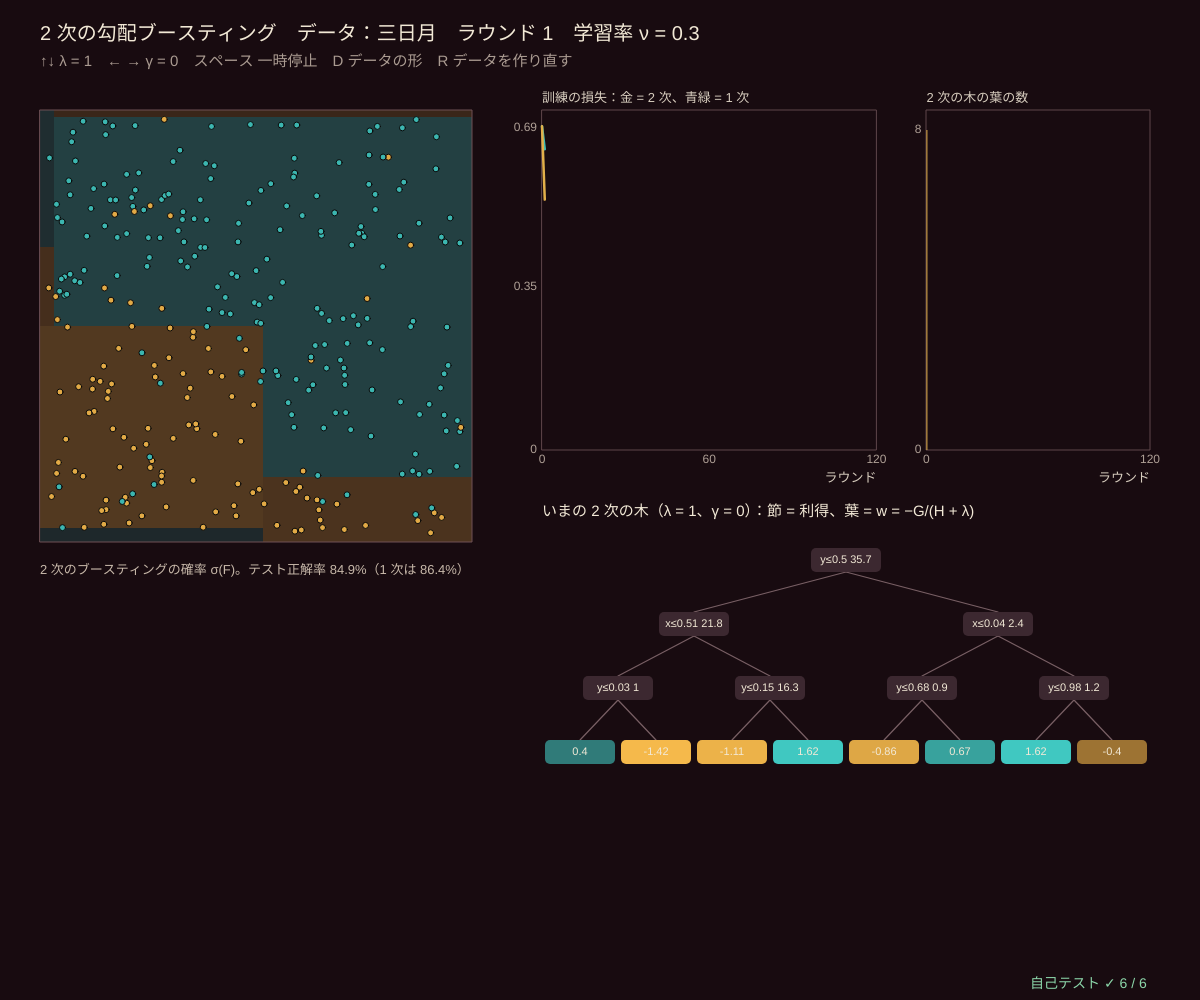
Frame 1 (no input)
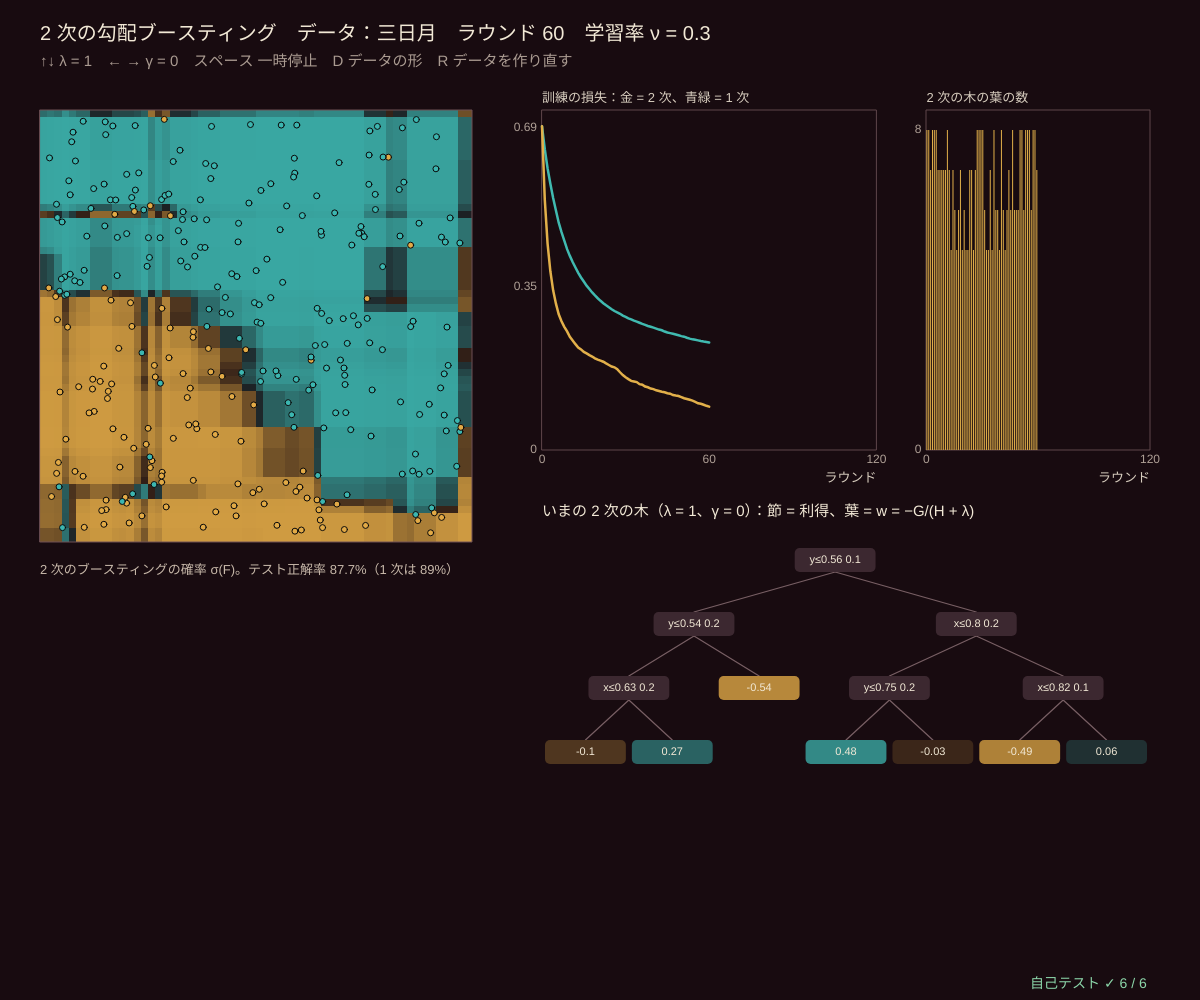
Frame 60 (no input)
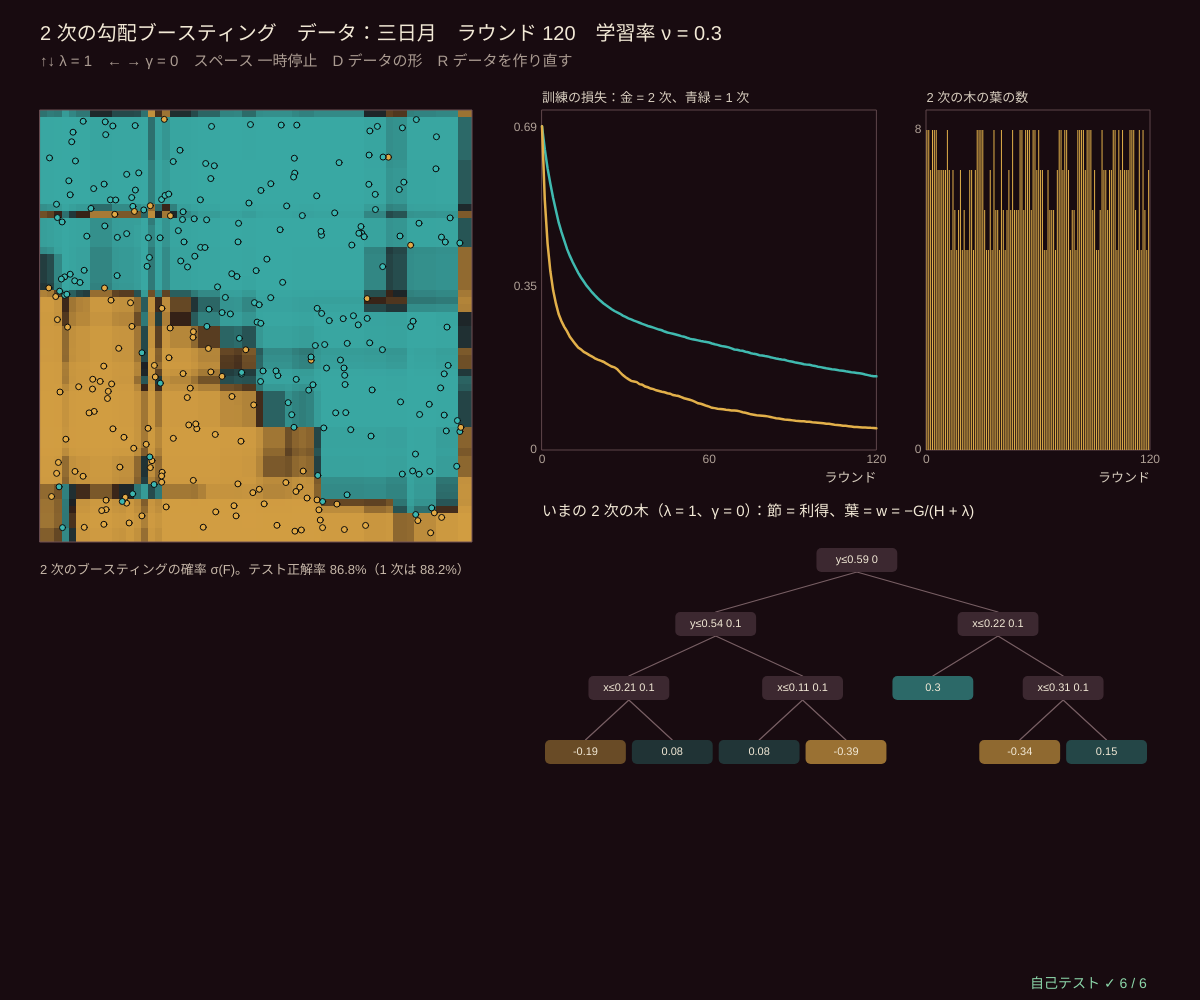
Frame 120 (the mouse pressed at the canvas centre since frame 60)

The p5.js sketch that drew these frames (run headless with seeded random() and noise() and a simulated clock; from frame 60 on, the mouse is pressed at the canvas centre):

// p5.js sketch
// ── sketch.js
// ============================================
// 09 2 次の勾配ブースティング ─ 勾配 g（1 階微分）だけでなく、ヘッセ h（2 階微分）も使って木を作る（XGBoost の考え方）
// ロジスティック損失：p = σ(F)、g = p − y、h = p(1 − p)。葉の値 w = −G/(H + λ)（G, H = 葉の中の g, h の合計）
//   分割の利得 = ½ [G_L²/(H_L + λ) + G_R²/(H_R + λ) − G²/(H + λ)] − γ。利得が正のときだけ分ける
//   λ（↑↓）は葉の値を小さく、γ（← →）は木を小さくする正則化。1 次（series62/11 と同じ：残差 y − p に木をあてはめる）と比べる
//   右下の木 = いま作った木（葉の数字 = w、節の数字 = 利得）
// ↑↓ λ / ← → γ / スペース 一時停止 / D データの形 / R データを作り直す
// ============================================

const LAMS = [0, 0.5, 1, 2, 5, 10, 30], GAMS = [0, 0.5, 1, 2, 4, 8];
let lamI = 2, gamI = 0, nu = 0.3, depthMax = 3, kind = 4, seedD = 5, paused = false;   // ★ nu = 学習率、depthMax = 木の深さ
const MAX_R = 120, CELLS = 60;
let trainD, testD, newton, first, regionImg;

function setup() { createCanvas(windowWidth, windowHeight); textWrap(CHAR); pixelDensity(1); regionImg = createImage(CELLS, CELLS); selfTest(); restart(); }
// ★ g と h で木を作る（貪欲に：全部の特徴量 × 全部のしきい値の利得を調べる）
function growNT(X, g, h, idx, depth, o) {
  let G = 0, H = 0; for (let i of idx) { G += g[i]; H += h[i]; }
  let node = { leaf: true, w: -G / (H + o.lam), G, H, n: idx.length, depth };
  if (depth >= o.maxDepth || idx.length < 2) return node;
  let best = null, base = (G * G) / (H + o.lam);
  for (let f = 0; f < 2; f++) {
    let ord = idx.slice().sort((a, b) => X[a][f] - X[b][f]), GL = 0, HL = 0;
    for (let q = 0; q < ord.length - 1; q++) {
      GL += g[ord[q]]; HL += h[ord[q]];
      let v0 = X[ord[q]][f], v1 = X[ord[q + 1]][f]; if (!(v1 > v0)) continue;
      let gain = 0.5 * ((GL * GL) / (HL + o.lam) + ((G - GL) ** 2) / (H - HL + o.lam) - base) - o.gam;
      if (!best || gain > best.gain) best = { f, thr: (v0 + v1) / 2, gain };
    }
  }
  if (!best || !(best.gain > 0)) return node;
  let L = idx.filter((i) => X[i][best.f] <= best.thr), R = idx.filter((i) => X[i][best.f] > best.thr);
  return { leaf: false, f: best.f, thr: best.thr, gain: best.gain, depth, n: idx.length, left: growNT(X, g, h, L, depth + 1, o), right: growNT(X, g, h, R, depth + 1, o) };
}
function ntValue(t, x) { while (!t.leaf) t = x[t.f] <= t.thr ? t.left : t.right; return t.w; }
function ntLeaves(t) { return t.leaf ? 1 : ntLeaves(t.left) + ntLeaves(t.right); }
function logLoss(F, y) { let s = 0; for (let i = 0; i < y.length; i++) { let p = clampv(sigm(F[i]), 1e-12, 1 - 1e-12); s -= y[i] ? Math.log(p) : Math.log(1 - p); } return s / y.length; }
// ブースター：second = true なら 2 次（h = p(1 − p)、λ, γ つき）、false なら 1 次（h = 1、λ = γ = 0 → 葉 = 残差の平均）
function makeBooster(second) { return { second, trees: [], F: new Array(trainD.X.length).fill(0), Ft: new Array(testD.X.length).fill(0), loss: [logLoss(new Array(trainD.X.length).fill(0), trainD.y)], leaves: [], grid: new Float32Array(CELLS * CELLS) }; }
function boostOne(B, o) {
  let p = B.F.map(sigm), g = p.map((v, i) => v - trainD.y[i]), h = B.second ? p.map((v) => Math.max(1e-6, v * (1 - v))) : p.map(() => 1);
  let t = growNT(trainD.X, g, h, trainD.X.map((_, i) => i), 0, B.second ? o : { lam: 0, gam: 0, maxDepth: o.maxDepth });
  B.F = B.F.map((f, i) => f + nu * ntValue(t, trainD.X[i])); B.Ft = B.Ft.map((f, i) => f + nu * ntValue(t, testD.X[i]));
  B.trees.push(t); B.loss.push(logLoss(B.F, trainD.y)); B.leaves.push(ntLeaves(t));
}
function opts() { return { lam: LAMS[lamI], gam: GAMS[gamI], maxDepth: depthMax }; }
function restart() {
  paused = false; trainD = makeData2D(kind, 300, 0.08, seedD); testD = makeData2D(kind, 1000, 0.08, seedD + 77); newton = makeBooster(true); first = makeBooster(false); }
function accOf(B) { return B.Ft.filter((f, i) => (f > 0 ? 1 : 0) === testD.y[i]).length / testD.y.length; }

function draw() {
  background(...BG_COL);
  if (!paused && newton.trees.length < MAX_R) {
    boostOne(newton, opts()); boostOne(first, opts());
    let t = newton.trees[newton.trees.length - 1];      // 新しい木の分だけマス目の F に足す
    for (let j = 0; j < CELLS; j++) for (let i = 0; i < CELLS; i++) newton.grid[i + CELLS * j] += nu * ntValue(t, [(i + 0.5) / CELLS, 1 - (j + 0.5) / CELLS]);
  }
  paintImage(regionImg, (u, v) => probCol(sigm(newton.grid[Math.min(CELLS - 1, Math.floor(u * CELLS)) + CELLS * Math.min(CELLS - 1, Math.floor((1 - v) * CELLS))]), 0.8));
  let side = Math.min(height - 200, width * 0.36), bx = { x: 40, y: 110, w: side, h: side };
  noSmooth(); image(regionImg, bx.x, bx.y, side, side); smooth(); frameBox(bx); drawPoints(bx, trainD.X, trainD.y, 6);
  noStroke(); fill(200, 185, 170); textSize(13); textAlign(LEFT, BASELINE); text('2 次のブースティングの確率 σ(F)。テスト正解率 ' + pctStr(accOf(newton)) + '（1 次は ' + pctStr(accOf(first)) + '）', bx.x, bx.y + side + 22, side);
  // ---- 右上：訓練の損失
  let rx = bx.x + side + 70, top = Math.max(...newton.loss, ...first.loss), g = { x: rx, y: 110, w: (width - rx - 50) * 0.55, h: height * 0.34, x0: 0, x1: MAX_R, y0: 0, y1: top * 1.05 };
  plotAxes(g, 'ラウンド', '訓練の損失：金 = 2 次、青緑 = 1 次', [0, MAX_R / 2, MAX_R], [0, +(top / 2).toFixed(2), +top.toFixed(2)]);
  stroke(...TEAL); strokeWeight(2.5); polyline(first.loss.map((v, k) => [gX(g, k), gY(g, v)]));
  stroke(...GOLD); polyline(newton.loss.map((v, k) => [gX(g, k), gY(g, v)]));
  // ---- 右上の右：葉の数
  let g2 = { x: g.x + g.w + 50, y: g.y, w: width - g.x - g.w - 100, h: g.h, x0: 0, x1: MAX_R, y0: 0, y1: Math.pow(2, depthMax) + 0.5 };
  plotAxes(g2, 'ラウンド', '2 次の木の葉の数', [0, MAX_R], [0, Math.pow(2, depthMax)]);
  noStroke(); fill(...GOLD); newton.leaves.forEach((l, k) => rect(gX(g2, k), gY(g2, l), Math.max(1, g2.w / MAX_R - 1), g2.y + g2.h - gY(g2, l)));
  // ---- 右下：いまの木
  let ty = g.y + g.h + 66, last = newton.trees[newton.trees.length - 1];
  noStroke(); fill(...INK); textSize(15); textAlign(LEFT, BASELINE); text('いまの 2 次の木（λ = ' + LAMS[lamI] + '、γ = ' + GAMS[gamI] + '）：節 = 利得、葉 = w = −G/(H + λ)', rx, ty);
  if (last) drawNT(last, rx, ty + 30, width - rx - 50, height - ty - 90);
  // ---- 文字
  fill(...INK); textSize(20); textAlign(LEFT, BASELINE); text('2 次の勾配ブースティング　データ：' + SHAPES[kind] + '　ラウンド ' + newton.trees.length + '　学習率 ν = ' + nu, 40, 40);
  fill(170, 155, 145); textSize(15); text('↑↓ λ = ' + LAMS[lamI] + '　← → γ = ' + GAMS[gamI] + '　スペース 一時停止　D データの形　R データを作り直す', 40, 66);
  drawSelfTest(width - 170, height - 12);
}
function drawNT(t, x0, y0, w, h) {     // 葉を左から並べ、親は子のまん中
  let pos = new Map(), nl = 0, rh = Math.min(64, h / (depthMax + 1));
  let place = (q) => { if (q.leaf) { pos.set(q, nl++); return pos.get(q); } let a = place(q.left), b = place(q.right); pos.set(q, (a + b) / 2); return pos.get(q); };
  place(t);
  let cw = w / Math.max(1, nl), P = (q) => [x0 + (pos.get(q) + 0.5) * cw, y0 + q.depth * rh + 14];
  let walk = (q) => {
    let [x, y] = P(q);
    if (!q.leaf) for (let c of [q.left, q.right]) { let [cx, cy] = P(c); stroke(120, 95, 100); strokeWeight(1.2); line(x, y + 12, cx, cy - 12); walk(c); }
    noStroke(); fill(...(q.leaf ? probCol(sigm(3 * q.w), 1) : [60, 40, 48])); rect(x - Math.min(48, cw / 2 - 3), y - 12, 2 * Math.min(48, cw / 2 - 3), 24, 5);
    fill(...INK); textSize(11); textAlign(CENTER, CENTER); text(q.leaf ? fmtNum(q.w, 2) : (q.f ? 'y' : 'x') + '≤' + fmtNum(q.thr, 2) + ' ' + fmtNum(q.gain, 1), x, y);
  };
  walk(t);
}
function keyPressed() {
  if (key === UP_ARROW) { lamI = Math.min(LAMS.length - 1, lamI + 1); newton = makeBooster(true); first = makeBooster(false); }
  if (key === DOWN_ARROW) { lamI = Math.max(0, lamI - 1); newton = makeBooster(true); first = makeBooster(false); }
  if (key === RIGHT_ARROW) { gamI = Math.min(GAMS.length - 1, gamI + 1); newton = makeBooster(true); first = makeBooster(false); }
  if (key === LEFT_ARROW) { gamI = Math.max(0, gamI - 1); newton = makeBooster(true); first = makeBooster(false); }
  if (key === ' ') paused = !paused;
  if (key === 'd' || key === 'D') { kind = (kind + 1) % SHAPES.length; restart(); }
  if (key === 'r' || key === 'R') { seedD++; restart(); }
  return false;
}

// ---- 自己テスト
function selfTest() {
  selfTestResults = [];
  restart();
  let F0 = 0.7, ok = true;               // ロジスティック損失 L(F) = −y log σ(F) − (1 − y) log(1 − σ(F)) の g, h を数値微分で
  for (let y of [0, 1]) { let L = (F) => -(y ? Math.log(sigm(F)) : Math.log(1 - sigm(F))), e = 1e-4, p = sigm(F0); if (Math.abs((L(F0 + e) - L(F0 - e)) / (2 * e) - (p - y)) > 1e-7 || Math.abs((L(F0 + e) - 2 * L(F0) + L(F0 - e)) / (e * e) - p * (1 - p)) > 1e-5) ok = false; }
  check('g = p − y と h = p(1 − p) は、ロジスティック損失の 1 階・2 階の数値微分と一致', ok);
  let n = trainD.X.length, p = new Array(n).fill(0.5), g = p.map((v, i) => v - trainD.y[i]), h = p.map((v) => v * (1 - v)), all = trainD.X.map((_, i) => i), o = { lam: 1, gam: 0, maxDepth: 1 };
  let obj = (ids, w) => { let s = 0.5 * o.lam * w * w; for (let i of ids) s += g[i] * w + 0.5 * h[i] * w * w; return s; };   // 2 次の近似の目的関数
  let leaf = growNT(trainD.X, g, h, all, 0, { lam: 1, gam: 0, maxDepth: 0 }), G = sumArr(g), H = sumArr(h);
  check('葉の値 = −G/(H + λ)、それが 2 次の目的関数 Σ(g·w + ½h·w²) + ½λw² の最小点', near(leaf.w, -G / (H + 1), 1e-12) && obj(all, leaf.w) < obj(all, leaf.w + 1e-3) && obj(all, leaf.w) < obj(all, leaf.w - 1e-3));
  let st = growNT(trainD.X, g, h, all, 0, o), Lx = all.filter((i) => trainD.X[i][st.f] <= st.thr), Rx = all.filter((i) => trainD.X[i][st.f] > st.thr);
  let direct = obj(all, leaf.w) - obj(Lx, st.left.w) - obj(Rx, st.right.w);
  check('分割の利得の式 = 目的関数を直接計算した減り（' + fmtNum(st.gain, 6) + ' = ' + fmtNum(direct, 6) + '、1e-9）', near(st.gain, direct, 1e-9));
  let bestB = -Infinity;                 // 総当たり：全部の中点で直接計算した減りの最大
  for (let f = 0; f < 2; f++) { let vals = [...new Set(trainD.X.map((x) => x[f]))].sort((a, b) => a - b); for (let q = 0; q + 1 < vals.length; q++) { let th = (vals[q] + vals[q + 1]) / 2, A = all.filter((i) => trainD.X[i][f] <= th), B = all.filter((i) => trainD.X[i][f] > th), wa = -sumArr(A.map((i) => g[i])) / (sumArr(A.map((i) => h[i])) + 1), wb = -sumArr(B.map((i) => g[i])) / (sumArr(B.map((i) => h[i])) + 1); bestB = Math.max(bestB, obj(all, leaf.w) - obj(A, wa) - obj(B, wb)); } }
  check('選んだ分割の利得 ≥ 総当たり（全部の中点で直接計算）の最大', st.gain >= bestB - 1e-9);
  let lv = [0, 1, 5, 20, 80].map((gm) => ntLeaves(growNT(trainD.X, g, h, all, 0, { lam: 1, gam: gm, maxDepth: 4 })));
  check('同じ g, h なら γ を大きくするほど葉は減る（γ = 0, 1, 5, 20, 80 → ' + lv.join(', ') + '）', lv.every((v, k) => k === 0 || v <= lv[k - 1]) && lv[4] < lv[0]);
  let nb = makeBooster(true), fb = makeBooster(false);
  for (let r = 0; r < 30; r++) { boostOne(nb, { lam: 1, gam: 0, maxDepth: 3 }); boostOne(fb, { lam: 1, gam: 0, maxDepth: 3 }); }
  check('30 ラウンド後の訓練の損失：2 次 ' + fmtNum(nb.loss[30], 4) + ' < 1 次 ' + fmtNum(fb.loss[30], 4) + '（同じ ν = ' + nu + '、深さ 3）', nb.loss[30] < fb.loss[30] && noNaN(nb.F));
  reportSelfTest();
}

// ---------- やってみよう ----------
// 1. 損失のグラフで、2 次（金）が 1 次（青緑）より速く下がるのを確かめよう。ν を 0.1 や 1 にすると？
// 2. ← → で γ を大きくすると、右上の葉の数が減る。γ = 8 だと木はほとんど切り株に
// 3. ↑↓ で λ を大きくすると、葉の数字（w）が小さくなる。損失の下がり方は？
// 4. 木の図の利得の数字は、根に近いほど大きい？ 利得 < γ の分割はしない
// 5. 2 次の利得は「この分割で 2 次の近似の損失がどれだけ減るか」。自己テストでは直接計算と比べている

// ==================================================
// ここから下は「アンサンブル学習の道具」（中身は読まなくても OK。消さないでね）
// ==================================================
// ---- 小さな道具：はさむ・合計・平均・いちばん大きい番号・数の表示
function clampv(v, a, b) { return v < a ? a : v > b ? b : v !== v ? a : v; }     // NaN なら a に戻す
function sumArr(a) { let s = 0; for (let v of a) s += v; return s; }
function meanOf(a) { return a.length ? sumArr(a) / a.length : 0; }
function varOf(a) { let m = meanOf(a), s = 0; for (let v of a) s += (v - m) * (v - m); return a.length ? s / a.length : 0; }   // ÷n の分散
function argMaxArr(a) { let b = 0; for (let i = 1; i < a.length; i++) if (a[i] > a[b]) b = i; return b; }   // 同点なら小さい番号
function sigm(z) { return 1 / (1 + Math.exp(-clampv(z, -40, 40))); }
function fmtNum(v, d) { if (typeof v !== 'number' || !isFinite(v)) return '?'; let s = (+v.toFixed(d === undefined ? 2 : d)).toString(); return s === '-0' ? '0' : s; }
function pctStr(v) { return fmtNum(100 * v, 1) + '%'; }
// ---- 種つきの乱数（同じ種なら毎回同じ列）
let rngState = 1;
function seedRng(s) { rngState = (s >>> 0) || 1; }
function rnd() {                       // 0〜1 の一様乱数（mulberry32）
  rngState = (rngState + 0x6d2b79f5) >>> 0;
  let t = rngState;
  t = Math.imul(t ^ (t >>> 15), t | 1);
  t ^= t + Math.imul(t ^ (t >>> 7), t | 61);
  return ((t ^ (t >>> 14)) >>> 0) / 4294967296;
}
function rndInt(a, b) { return a + Math.floor(rnd() * (b - a + 1)); }
function rndGauss() { let u = Math.max(1e-12, rnd()), v = rnd(); return Math.sqrt(-2 * Math.log(u)) * Math.cos(2 * Math.PI * v); }   // 標準正規分布
function shuffleArr(a) { for (let i = a.length - 1; i > 0; i--) { let j = Math.floor(rnd() * (i + 1)); [a[i], a[j]] = [a[j], a[i]]; } return a; }
// ---- 合成データ（[0, 1]² の 2 次元、2 クラス、種つき）。kind = 0 かたまり / 1 斜め / 2 円 / 3 XOR / 4 三日月 / 5 しま
const SHAPES = ['かたまり', '斜め', '円', 'XOR', '三日月', 'しま'];
function trueLabel(kind, u, v) {
  if (kind === 0) return (u - 0.32) ** 2 + (v - 0.36) ** 2 < (u - 0.68) ** 2 + (v - 0.64) ** 2 + 0.03 * Math.sin(9 * u) ? 0 : 1;
  if (kind === 1) return u + 0.8 * v > 0.9 ? 1 : 0;
  if (kind === 2) return (u - 0.5) ** 2 + (v - 0.5) ** 2 < 0.09 ? 1 : 0;
  if (kind === 3) return (u > 0.5) !== (v > 0.5) ? 1 : 0;
  if (kind === 4) return v > 0.5 + 0.28 * Math.cos(Math.PI * (1.6 * u - 0.3)) - 0.18 ? 1 : 0;
  return Math.sin(10 * u + 3 * v) > 0 ? 1 : 0;
}
// n 個、flip = ラベルをわざと入れかえる割合（ノイズ）
function makeData2D(kind, n, flip, seed) {
  seedRng(seed);
  let X = [], y = [];
  for (let i = 0; i < n; i++) {
    let u = 0.02 + 0.96 * rnd(), v = 0.02 + 0.96 * rnd(), c = trueLabel(kind, u, v);
    if (rnd() < flip) c = 1 - c;
    X.push([u, v]); y.push(c);
  }
  return { X, y };
}
// ---- 描く道具：色（オーケストラ：えんじ色の黒、象牙色、金管の金、弦の青緑）、領域の絵、点
const BG_COL = [24, 11, 16];                                     // 背景（えんじ色の黒）
const INK = [242, 233, 214], GOLD = [226, 176, 74], TEAL = [64, 186, 176], WINE = [196, 72, 96];
const CLS_COL = [[226, 170, 70], [60, 182, 176]];                // ★ クラス 0（金）・クラス 1（青緑）の色
function probCol(p, k) {             // クラス 1 の確率 → 背景と混ぜた色（k = 濃さ）
  let c = [], a = clampv(k === undefined ? 0.55 : k, 0, 1) * Math.abs(2 * p - 1) + 0.12;
  for (let q = 0; q < 3; q++) c.push(BG_COL[q] + ((p > 0.5 ? CLS_COL[1][q] : CLS_COL[0][q]) - BG_COL[q]) * a);
  return c;
}
// img の全部の画素に fn(u, v) → [r, g, b] を塗る（u は右向き、v は上向き、どちらも 0〜1）
function paintImage(img, fn) {
  img.loadPixels();
  let W = img.width, H = img.height;
  for (let py = 0; py < H; py++) for (let px = 0; px < W; px++) {
    let c = fn((px + 0.5) / W, 1 - (py + 0.5) / H), i = 4 * (px + W * py);
    img.pixels[i] = c[0]; img.pixels[i + 1] = c[1]; img.pixels[i + 2] = c[2]; img.pixels[i + 3] = 255;
  }
  img.updatePixels();
}
function toPx(bx, u, v) { return [bx.x + u * bx.w, bx.y + (1 - v) * bx.h]; }   // [0,1]² → 画面
function fromPx(bx, px, py) { return [(px - bx.x) / bx.w, 1 - (py - bx.y) / bx.h]; }
function drawPoints(bx, X, y, r) {
  stroke(10); strokeWeight(1);
  for (let i = 0; i < X.length; i++) { let p = toPx(bx, X[i][0], X[i][1]); fill(...CLS_COL[y[i]]); circle(p[0], p[1], r); }
}
function frameBox(bx, col) { noFill(); stroke(...(col || [110, 80, 85])); strokeWeight(1); rect(bx.x, bx.y, bx.w, bx.h); }
// ---- グラフの道具：g = { x, y, w, h, x0, x1, y0, y1 }
function gX(g, v) { return g.x + clampv((v - g.x0) / (g.x1 - g.x0), -0.02, 1.02) * g.w; }
function gY(g, v) { return g.y + g.h - clampv((v - g.y0) / (g.y1 - g.y0), -0.02, 1.02) * g.h; }
function plotAxes(g, xl, yl, xt, yt) {
  stroke(95, 70, 75); strokeWeight(1); noFill(); rect(g.x, g.y, g.w, g.h);
  noStroke(); fill(175, 160, 150); textSize(12); textAlign(CENTER, TOP);
  for (let v of xt) text(+v.toPrecision(3), gX(g, v), g.y + g.h + 4);
  textAlign(RIGHT, CENTER);
  for (let v of yt) text(+v.toPrecision(3), g.x - 5, gY(g, v));
  textAlign(LEFT, BASELINE); fill(215, 205, 190); textSize(13);
  text(xl, g.x + g.w - textWidth(xl), g.y + g.h + 32); text(yl, g.x, g.y - 8);
}
function polyline(pts) {               // 点が 2 つ以上あるときだけ折れ線を描く（空の beginShape を作らない）
  if (pts.length < 2) return;
  noFill(); beginShape(); for (let p of pts) vertex(p[0], p[1]); endShape();
}
function legend(x, y, items) {         // items = [[色, 名前], …]
  textSize(13); textAlign(LEFT, CENTER); noStroke();
  items.forEach(([c, s], k) => { fill(...c); rect(x, y + 20 * k - 5, 14, 10, 2); fill(220, 210, 195); text(s, x + 22, y + 20 * k); });
}
// ---- 自己テストの道具
let selfTestResults = [];
function check(name, cond) { selfTestResults.push({ name, ok: !!cond }); }
function near(a, b, tol) { return a !== null && a !== undefined && isFinite(a) && Math.abs(a - b) <= (tol === undefined ? 1e-9 : tol); }
function noNaN(v) { return Array.isArray(v) || ArrayBuffer.isView(v) ? Array.from(v).every(noNaN) : !(typeof v === 'number' && !isFinite(v)); }
function reportSelfTest() { for (let r of selfTestResults) (r.ok ? console.log : console.error)((r.ok ? '✓ ' : '✗ ') + r.name); }
function selfTestLine() { let n = selfTestResults.filter((r) => r.ok).length; return '自己テスト ' + (n === selfTestResults.length ? '✓ ' : '✗ ') + n + ' / ' + selfTestResults.length; }
function drawSelfTest(x, y) { noStroke(); fill(selfTestResults.every((r) => r.ok) ? color(140, 215, 170) : color(255, 90, 110)); textSize(14); textAlign(LEFT, BASELINE); text(selfTestLine(), x, y); }
